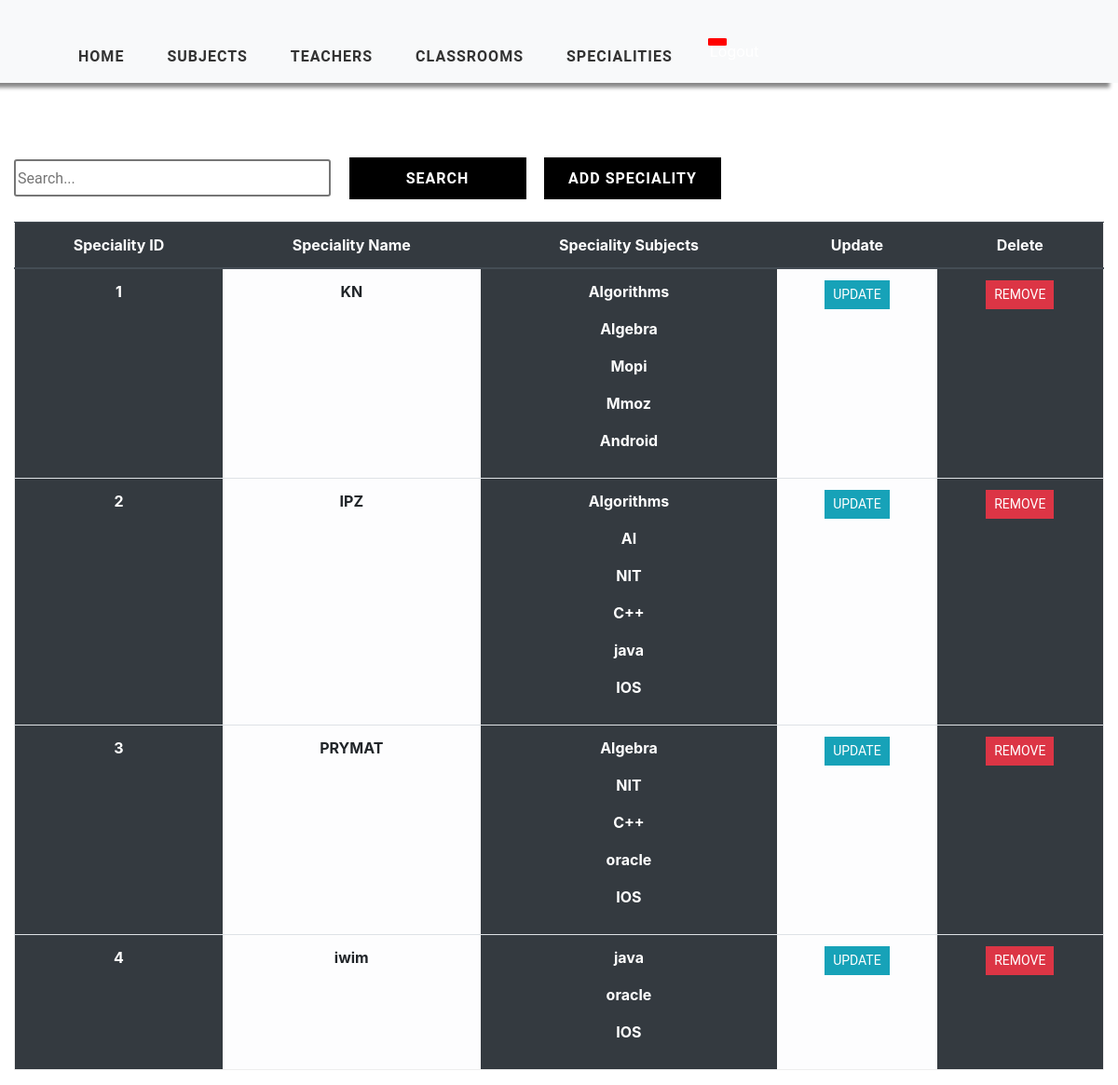
The app's page /speciality/list, older data.
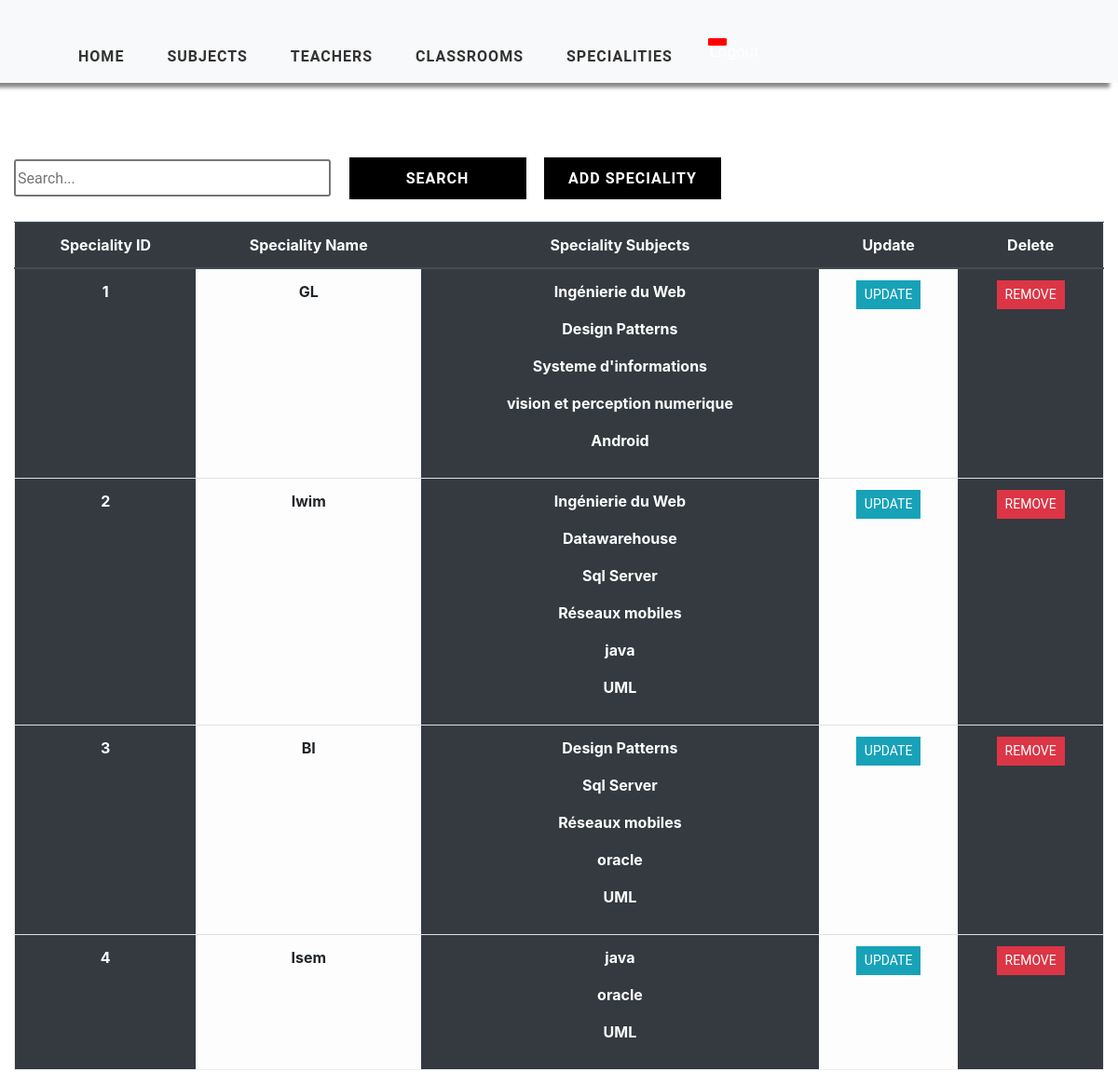
The same page, newer data.
### timetableCSP/models.py (models this page shows, shortened)
class Speciality(models.Model):
    speciality_id = models.AutoField(primary_key=True)
    speciality_name = models.CharField(max_length=2000, null=True)
    subjects = models.ManyToManyField(Subject, null=True)

class Subject(models.Model):
    subject_id = models.AutoField(primary_key=True)
    subject_name = models.CharField(max_length=1000, null=True)
    subject_number_of_students = models.IntegerField(null=True)
    subject_groups = models.IntegerField(null=True)
    teacher = models.ForeignKey(Teacher, null=True, on_delete=models.SET_NULL)

### timetableCSP/views.py (the view)
# urls.py: path('speciality/list', views.specialitiesList, name='list-speciality'),
def specialitiesList(request):
    specialities = Speciality.objects.all()
    context = {'specialities': specialities}
    return render(request, 'listSpeciality.html', context)

### templates/listSpeciality.html (shortened to what this page needs)
{% extends 'main.html' %}
{% load static %}
{% block content %}
    <div class="container-fluid">
    <div class="search">
        <input type="text" class="searchbox" placeholder="Search...">
        <input type="submit" value="Search" class="searchButton">
        <a href="{% url 'add-speciality' %}"><button class="searchButton">Add Speciality </button></a>
    </div>
	<div class="table-responsive-lg">
        <table class="table ">
            <thead class="thead-dark">
			<tr>
                <div class="header__item filter__link">
                  <th class="text-center" scope="col">Speciality ID</th>
                </div>
                <div class="header__item filter__link" >
                   <th scope="col" class="text-center">Speciality Name</th>
                </div>
                <div class="header__item filter__link">
                  <th class="text-center" scope="col">Speciality Subjects</th>
                </div>
                <div class="header__item filter__link">
                    <th class="text-center" scope="col"> Update</th>
                </div>
                <div class="header__item filter__link">
                     <th class="text-center" scope="col">Delete</th>
                </div>
			</tr>
            </thead>
                {% for speciality in specialities %}
				    <tr>
                        <th scope="row" class="table-dark text-center">{{ speciality.speciality_id }}</th>
						<th scope="row" class="table-light text-center"  >{{ speciality.speciality_name }}</th>
                        <th scope="row" class="table-dark text-center"  >
                            {% for sub in speciality.subjects.all %}
                            <p>{{ sub.subject_name }}</p>
                            {% endfor %}
                        </th>
                        <th scope="row" class="table-light text-center"> <a href="{% url 'update-speciality' speciality.speciality_id %}" class="btn btn-sm btn-info">Update</a></th>
                        <th scope="row" class="table-dark text-center"> <a href="{% url 'delete-speciality' speciality.speciality_id %}" class="btn btn-sm btn-danger" >Remove</a></th>
					</tr>
                {% endfor %}
        </table>
</div>
    </div>
{% endblock %}

Row changes from the older to the newer data that the page shows:
changed Speciality id 1: speciality_name "KN" → "GL"
changed Subject: subject_name "Algorithms" → "Ingénierie du Web"
changed Subject: subject_name "Algebra" → "Design Patterns"
changed Subject: subject_name "Mopi" → "Systeme d'informations"
changed Subject: subject_name "Mmoz" → "vision et perception numerique"
changed Speciality id 2: speciality_name "IPZ" → "Iwim"
changed Subject: subject_name "AI" → "Datawarehouse"
changed Subject: subject_name "NIT" → "Sql Server"
changed Subject: subject_name "C++" → "Réseaux mobiles"
changed Subject: subject_name "IOS" → "UML"
changed Speciality id 3: speciality_name "PRYMAT" → "BI"
changed Speciality id 4: speciality_name "iwim" → "Isem"
